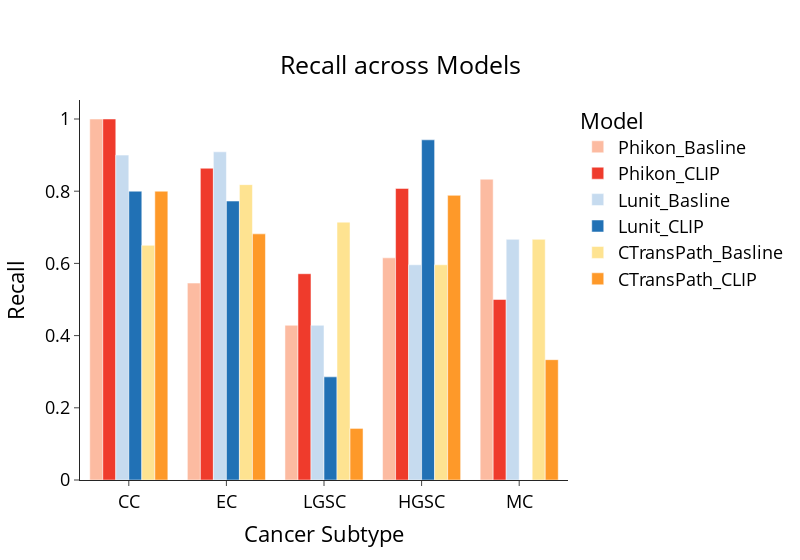

Source (notebook cell):
### Code cell
plotdata_base_recall = pd.DataFrame({
    'Phikon_Basline': [1.0000, 0.5455, 0.4286, 0.6154, 0.8333],
    'Phikon_CLIP': [1.0000, 0.8636, 0.5714, 0.8077, 0.5000],
    'Lunit_Basline': [0.9000, 0.9091, 0.4286, 0.5962, 0.6667],
    'Lunit_CLIP': [0.8000, 0.7727, 0.2857, 0.9423, 0.0000],
    'CTransPath_Basline': [0.6500, 0.8182, 0.7143, 0.5962, 0.6667],
    'CTransPath_CLIP': [0.8000, 0.6818, 0.1429, 0.7885, 0.3333]},
    index=['CC', 'EC', 'LGSC', 'HGSC', 'MC'])

plotdata_melted = plotdata_base_recall.reset_index().melt(id_vars=['index'], var_name='Model', value_name='Recall')

# Create a grouped bar chart
custom_colors = ['#fcbba1', '#ef3b2c', '#c6dbef',  '#2171b5', '#fee391', '#fe9929']
fig = px.bar(plotdata_melted, x='index', y='Recall', color='Model', barmode='group',
             title='Recall across Models',
             labels={'index': 'Cancer Subtype'},
             color_discrete_sequence=custom_colors)

fig.update_layout(
    title={
        'text': 'Recall across Models',
        'y': 0.9,  # You can adjust the y-position to move the title up or down
        'x': 0.5,  # x=0.5 centers the title
        'xanchor': 'center',  # ensures that the x-position is the center of the title
        'yanchor': 'top'  # ensures that the y-position is the top of the title
    },
    width=800
)

# Show the plot
fig.show()
fig.write_image("baseModel_Recall.png")

### Figure 1 — Plotly figure (JSON) as saved in the notebook; plotly's stock layout.template omitted (floating-point values rounded to 4 significant figures)
{"data": [{"alignmentgroup": "True", "hovertemplate": "Model=Phikon_Basline<br>Cancer Subtype=%{x}<br>Recall=%{y}<extra></extra>", "legendgroup": "Phikon_Basline", "marker": {"color": "#fcbba1", "pattern": {"shape": ""}}, "name": "Phikon_Basline", "offsetgroup": "Phikon_Basline", "orientation": "v", "showlegend": true, "textposition": "auto", "type": "bar", "x": ["CC", "EC", "LGSC", "HGSC", "MC"], "xaxis": "x", "y": [1, 0.5455, 0.4286, 0.6154, 0.8333], "yaxis": "y"}, {"alignmentgroup": "True", "hovertemplate": "Model=Phikon_CLIP<br>Cancer Subtype=%{x}<br>Recall=%{y}<extra></extra>", "legendgroup": "Phikon_CLIP", "marker": {"color": "#ef3b2c", "pattern": {"shape": ""}}, "name": "Phikon_CLIP", "offsetgroup": "Phikon_CLIP", "orientation": "v", "showlegend": true, "textposition": "auto", "type": "bar", "x": ["CC", "EC", "LGSC", "HGSC", "MC"], "xaxis": "x", "y": [1, 0.8636, 0.5714, 0.8077, 0.5], "yaxis": "y"}, {"alignmentgroup": "True", "hovertemplate": "Model=Lunit_Basline<br>Cancer Subtype=%{x}<br>Recall=%{y}<extra></extra>", "legendgroup": "Lunit_Basline", "marker": {"color": "#c6dbef", "pattern": {"shape": ""}}, "name": "Lunit_Basline", "offsetgroup": "Lunit_Basline", "orientation": "v", "showlegend": true, "textposition": "auto", "type": "bar", "x": ["CC", "EC", "LGSC", "HGSC", "MC"], "xaxis": "x", "y": [0.9, 0.9091, 0.4286, 0.5962, 0.6667], "yaxis": "y"}, {"alignmentgroup": "True", "hovertemplate": "Model=Lunit_CLIP<br>Cancer Subtype=%{x}<br>Recall=%{y}<extra></extra>", "legendgroup": "Lunit_CLIP", "marker": {"color": "#2171b5", "pattern": {"shape": ""}}, "name": "Lunit_CLIP", "offsetgroup": "Lunit_CLIP", "orientation": "v", "showlegend": true, "textposition": "auto", "type": "bar", "x": ["CC", "EC", "LGSC", "HGSC", "MC"], "xaxis": "x", "y": [0.8, 0.7727, 0.2857, 0.9423, 0], "yaxis": "y"}, {"alignmentgroup": "True", "hovertemplate": "Model=CTransPath_Basline<br>Cancer Subtype=%{x}<br>Recall=%{y}<extra></extra>", "legendgroup": "CTransPath_Basline", "marker": {"color": "#fee391", "pattern": {"shape": ""}}, "name": "CTransPath_Basline", "offsetgroup": "CTransPath_Basline", "orientation": "v", "showlegend": true, "textposition": "auto", "type": "bar", "x": ["CC", "EC", "LGSC", "HGSC", "MC"], "xaxis": "x", "y": [0.65, 0.8182, 0.7143, 0.5962, 0.6667], "yaxis": "y"}, {"alignmentgroup": "True", "hovertemplate": "Model=CTransPath_CLIP<br>Cancer Subtype=%{x}<br>Recall=%{y}<extra></extra>", "legendgroup": "CTransPath_CLIP", "marker": {"color": "#fe9929", "pattern": {"shape": ""}}, "name": "CTransPath_CLIP", "offsetgroup": "CTransPath_CLIP", "orientation": "v", "showlegend": true, "textposition": "auto", "type": "bar", "x": ["CC", "EC", "LGSC", "HGSC", "MC"], "xaxis": "x", "y": [0.8, 0.6818, 0.1429, 0.7885, 0.3333], "yaxis": "y"}], "layout": {"barmode": "group", "legend": {"title": {"text": "Model"}, "tracegroupgap": 0}, "title": {"text": "Recall across Models", "x": 0.5, "xanchor": "center", "y": 0.9, "yanchor": "top"}, "width": 800, "xaxis": {"anchor": "y", "domain": [0, 1], "title": {"text": "Cancer Subtype"}}, "yaxis": {"anchor": "x", "domain": [0, 1], "title": {"text": "Recall"}}}}
